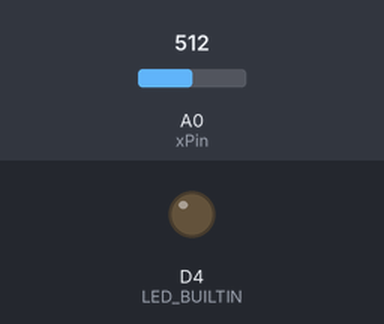
A sketch run on a simulated ESP8266 (NodeMCU). Parts: output pins drawn as LEDs (lit = HIGH, except the on-board LED, lit = LOW). The inputs (shaded band) are chosen by the test bench; at power-on: A0 (xPin) = 512. WiFi joins after 1.5 s; servers stay silent unless stated; uploads are accepted with an empty reply; the local clock reads 2024-03-15 10:24:30 at power-on unless the sketch sets it; what the sketch prints to the serial monitor is not drawn.

Above: at 5.1 s.
At 7.7 s:
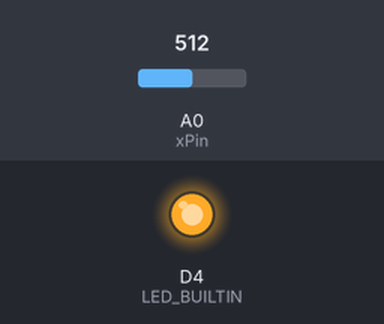
Timing chart, 0 to 9.9 s (numbered marks = the images above):
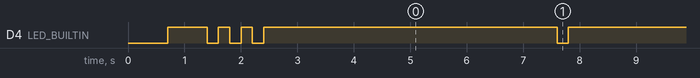

Measured:
- by itself, D4 (LED_BUILTIN): goes LOW 0.20 s, HIGH 0.20 s, LOW 0.20 s, HIGH 0.20 s, 22 × (LOW 0.20 s, HIGH 5.2 s), LOW 0.20 s, then HIGH

The sketch:

main.ino
```cpp
#include <Arduino.h>;
#include <ESP8266WiFi.h>;
#include <ESP8266HTTPClient.h>;
#include <WiFiClient.h>;
#include <time.h>

#define WIFI_SSID "Helsinki"
#define WIFI_PASSPHRASE "dasisteintollespasswort123"
#define WIFI_HOSTNAME "waschmaschine"

#define ENDPOINT "http://192.168.178.20:8080/api.php"

// Structures

struct DataPoint {
  int tstamp;
  int x;
  int y;
  int z;
};

// Functions

void flashLED(int flashCount = 3);
int calculateDelta(int val, int lastVal);
int storeValue(DataPoint payload);
String serializePayload(DataPoint payload);

// Variables

int xPin = A0;
int x = 0;
int xLast = 0;

DataPoint data;
WiFiClient client;
HTTPClient http;

void setup() {
  // Connect D0 to RST to wake up
  pinMode(D0, WAKEUP_PULLUP);
  pinMode(LED_BUILTIN, OUTPUT);

  pinMode(xPin, INPUT);

  Serial.begin(115200);
  WiFi.hostname(WIFI_HOSTNAME);
  WiFi.begin(WIFI_SSID, WIFI_PASSPHRASE);

  Serial.print("Connecting…");

  while (WiFi.status() != WL_CONNECTED) {
    delay(500);
    Serial.println(".");
    flashLED(1);
  }

  Serial.println("Connected!");
  Serial.println(WiFi.localIP());
  flashLED(2);
}

void loop() {
  delay(5000);
  flashLED(1);

  x = analogRead(xPin);
  int xDelta = calculateDelta(x, xLast);
  Serial.println("======");
  Serial.println(x);

  data.tstamp = time(NULL);
  data.x = xDelta;
  data.y = 0;
  data.z = 0;

  storeValue(data);
}

int calculateDelta(int val, int lastVal) {
  int valDelta = (val - lastVal);
  lastVal = val;
  return valDelta;
}

int storeValue(DataPoint payload) {
  int code;
  bool success;

  success = http.begin(client, ENDPOINT);
  http.addHeader("Content-Type", "application/x-www-form-urlencoded");

  if (success) {
    Serial.println(serializePayload(payload));
    code = http.POST(serializePayload(payload));
    Serial.println(String(code));
  } else {
    Serial.println("Could not connect to Endpoint");
  }
}

String serializePayload(DataPoint payload) {
  String serializedPayload;
  return serializedPayload
    + "value[timestamp]=" + payload.tstamp
    + "&value[x]="        + payload.x
    + "&value[y]="        + payload.y
    + "&value[z]="        + payload.z;
}

void flashLED(int flashCount) {
  for(int i = 0; i < flashCount; i++) {
    digitalWrite(LED_BUILTIN, LOW);
    delay(200);
    digitalWrite(LED_BUILTIN, HIGH);
    delay(200);
  }
}
```
